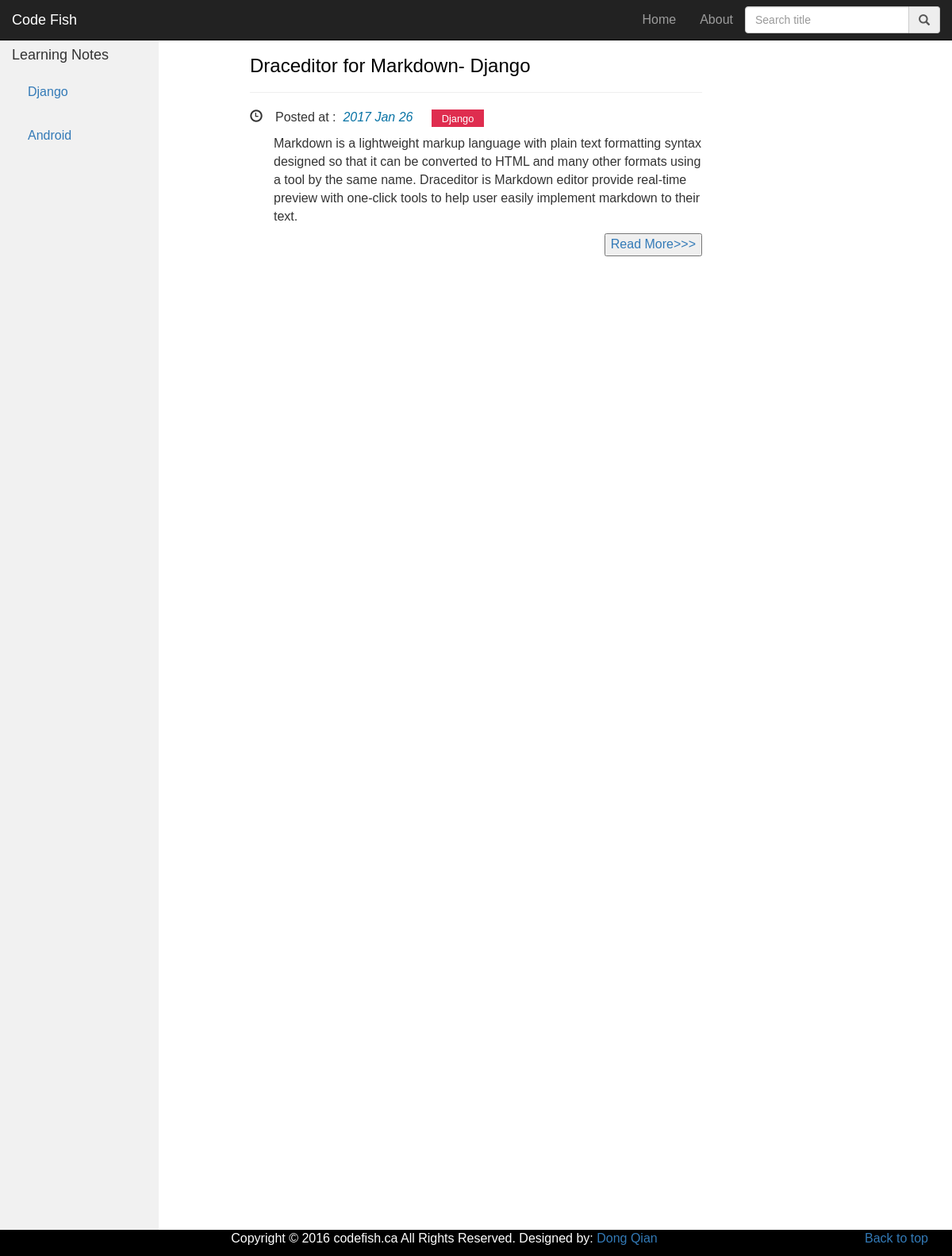
Before: /allposts/ with the older database file.
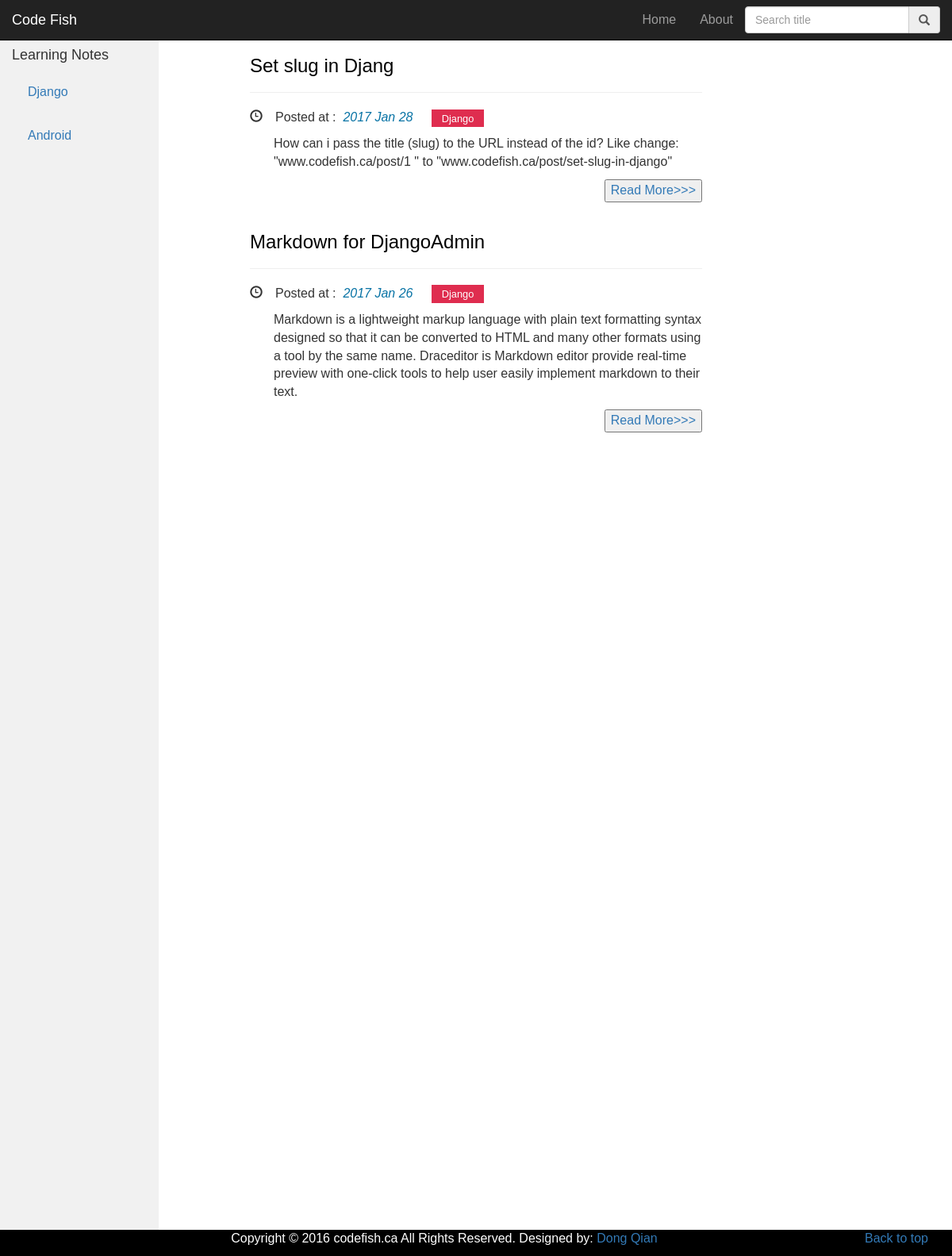
After: the same page with the newer database file.
### article/models.py (models this page shows, shortened)
class Article(models.Model) :
    title = models.CharField(max_length = 100)
    category = models.CharField(max_length = 50, blank = True)
    shortDes = models.CharField(blank=True, max_length=500)
    date_time = models.DateTimeField(auto_now_add = True)
    content = models.TextField(blank = True, null = True)
    slug = models.SlugField(max_length=100, unique=True, db_index=True)
    class Meta:
        ordering = ['-date_time']

### article/views.py (the view)
# urls.py: url(r'^allposts/$', views.allposts, name='allposts'),
def allposts(request):
    try:
        post_list = Article.objects.all()
    except Article.DoesNotExist:
        raise Http404
    context = {
        'post_list': post_list,
        'error': False
    }
    return render(request, 'allposts.html', context)

### templates/allposts.html
{% extends "base.html" %}
{% load dractags %}
{% block content %}
<div class="posts">
    {% if error %}
        <h2 class="post-title">Can not find any articles</a></h2>
    {% else %}
    {% for post in post_list %}
        <h3><a class = "title" href="{% url "detail" slug=post.slug %}">{{ post.title }}</a></h3><hr>
        <p>
            <span class="glyphicon glyphicon-time">&nbsp</span>Posted at :<a class="time" href="#">&nbsp;&nbsp;{{ post.date_time |date:"Y M d"}}</a>&nbsp;&nbsp;&nbsp;&nbsp;
            <a class = "category" href="{% url "search_tag" tag=post.category %}">{{ post.category }}</a>
        </p>
        <p class="left30">{{ post.shortDes|safe_markdown}}</p>
        <button class="pull-right"><a href="{% url "detail" slug=post.slug %}">Read More>>></a></button>
        <br><br>
    {% endfor %}
    {% endif %}
</div>
{% endblock %}

Changed rows visible on the page:
added Article: title "Set slug in Djang", date_time "2017 Jan 28", category "Django", shortDes "How can i pass the title (slug) to the URL instead of the id? Like change: \"www.codefish.ca/post/1 \" to \"www.codefish.ca/post/set-slug-in-django\""
changed Article: title "Draceditor for Markdown- Django" → "Markdown for DjangoAdmin"
